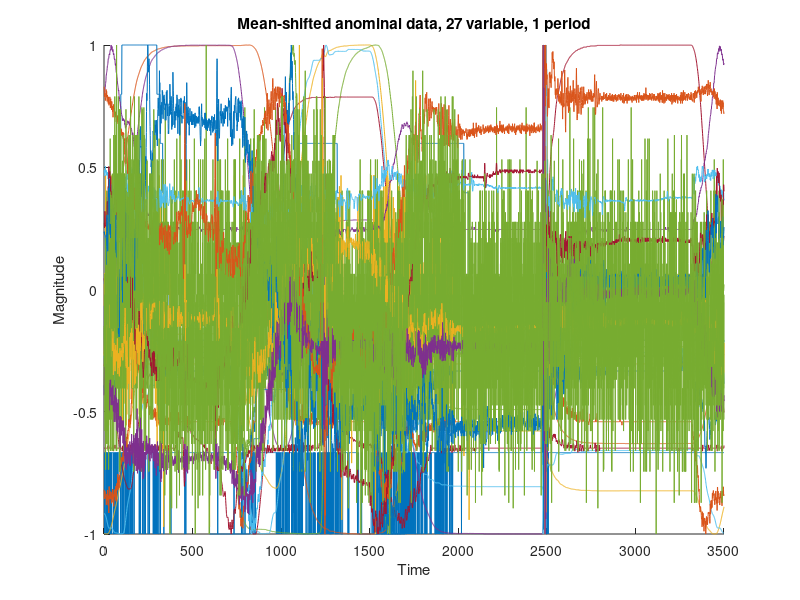

Source code (MATLAB):
clc
clear
load('Pre-processed_variables_M_ano.mat')

for i = 1:27
    All_Variable_1_Period(:,i) = 2 * (All_Variable_1_Period(:,i) - min(All_Variable_1_Period(:,i))) / (range(All_Variable_1_Period(:,i))) - 1;
end

period = 1:3500;

var1 = All_Variable_1_Period(:,1);
var2 = All_Variable_1_Period(:,2);
var3 = All_Variable_1_Period(:,3);
var4 = All_Variable_1_Period(:,4);
var5 = All_Variable_1_Period(:,5);
var6 = All_Variable_1_Period(:,6);
var7 = All_Variable_1_Period(:,7);
var8 = All_Variable_1_Period(:,8);
var9 = All_Variable_1_Period(:,9);
var10 = All_Variable_1_Period(:,10);
var11 = All_Variable_1_Period(:,11);
var12 = All_Variable_1_Period(:,12);
var13 = All_Variable_1_Period(:,13);
var14 = All_Variable_1_Period(:,14);
var15 = All_Variable_1_Period(:,15);
var16 = All_Variable_1_Period(:,16);
var17 = All_Variable_1_Period(:,17);
var18 = All_Variable_1_Period(:,18);
var19 = All_Variable_1_Period(:,19);
var20 = All_Variable_1_Period(:,20);
var21 = All_Variable_1_Period(:,21);
var22 = All_Variable_1_Period(:,22);
var23 = All_Variable_1_Period(:,23);
var24 = All_Variable_1_Period(:,24);
var25 = All_Variable_1_Period(:,25);
var26 = All_Variable_1_Period(:,26);
var27 = All_Variable_1_Period(:,27);

hold on
plot(period,var1)
plot(period,var2)
plot(period,var3)
plot(period,var4)
plot(period,var5)
plot(period,var6)
plot(period,var7)
plot(period,var8)
plot(period,var9)
plot(period,var10)
plot(period,var11)
plot(period,var12)
plot(period,var13)
plot(period,var14)
plot(period,var15)
plot(period,var16)
plot(period,var17)
plot(period,var18)
plot(period,var19)
plot(period,var20)
plot(period,var21)
plot(period,var22)
plot(period,var23)
plot(period,var24)
plot(period,var25)
plot(period,var26)
plot(period,var27)

title('Mean-shifted anominal data, 27 variable, 1 period')
xlabel('Time')
ylabel('Magnitude')